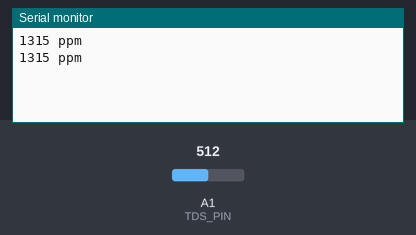
Recording of a sketch running on a simulated Arduino Uno, built with avr-gcc and run on an emulated ATmega328P. On the bench: the last lines printed to the serial monitor. Inputs (shaded band) come from the test bench; at power-on: A1 (TDS_PIN) = 512.

Above: at 5.8 s.
5.9 s: A1 (TDS_PIN) set to 716
At 10.8 s:
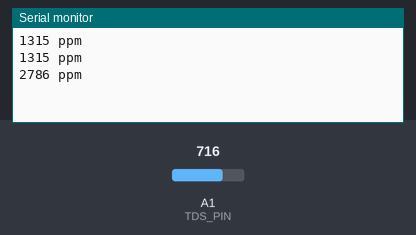
11.9 s: A1 (TDS_PIN) set to 900
At 15.9 s:
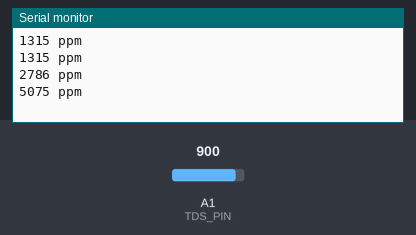
Timing chart, 0 to 17.4 s (numbered marks = the images above; inputs shaded):
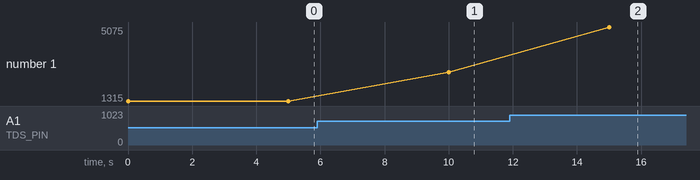

Measured:
- after the input at 5.9 s, the serial monitor: prints a new line after 4.1 s (image 1)
- after the input at 11.9 s, the serial monitor: prints a new line after 3.1 s (image 2)
- plotted number 1: 1315 → 2786 after the input at 5.9 s, 2786 → 5075 after the input at 11.9 s

The sketch:

TDS_Test.ino
```cpp
#include <EEPROM.h>
#include "GravityTDS.h"

#define TDS_PIN A1
GravityTDS gtds;

float temperature = 25; // This is a placeholder. The temperature should be measured independently by a temperature sensor.
float tdsValue = 0;

void setup() {
  Serial.begin(115200);
  gtds.setPin(TDS_PIN);
  gtds.setAref(5.0);
  gtds.setAdcRange(1024);
  gtds.begin();
}

void loop() {
  gtds.setTemperature(temperature);
  gtds.update();
  tdsValue = gtds.getTdsValue();

  Serial.print(tdsValue, 0);
  Serial.println(" ppm");
  delay(5000);
}
```
